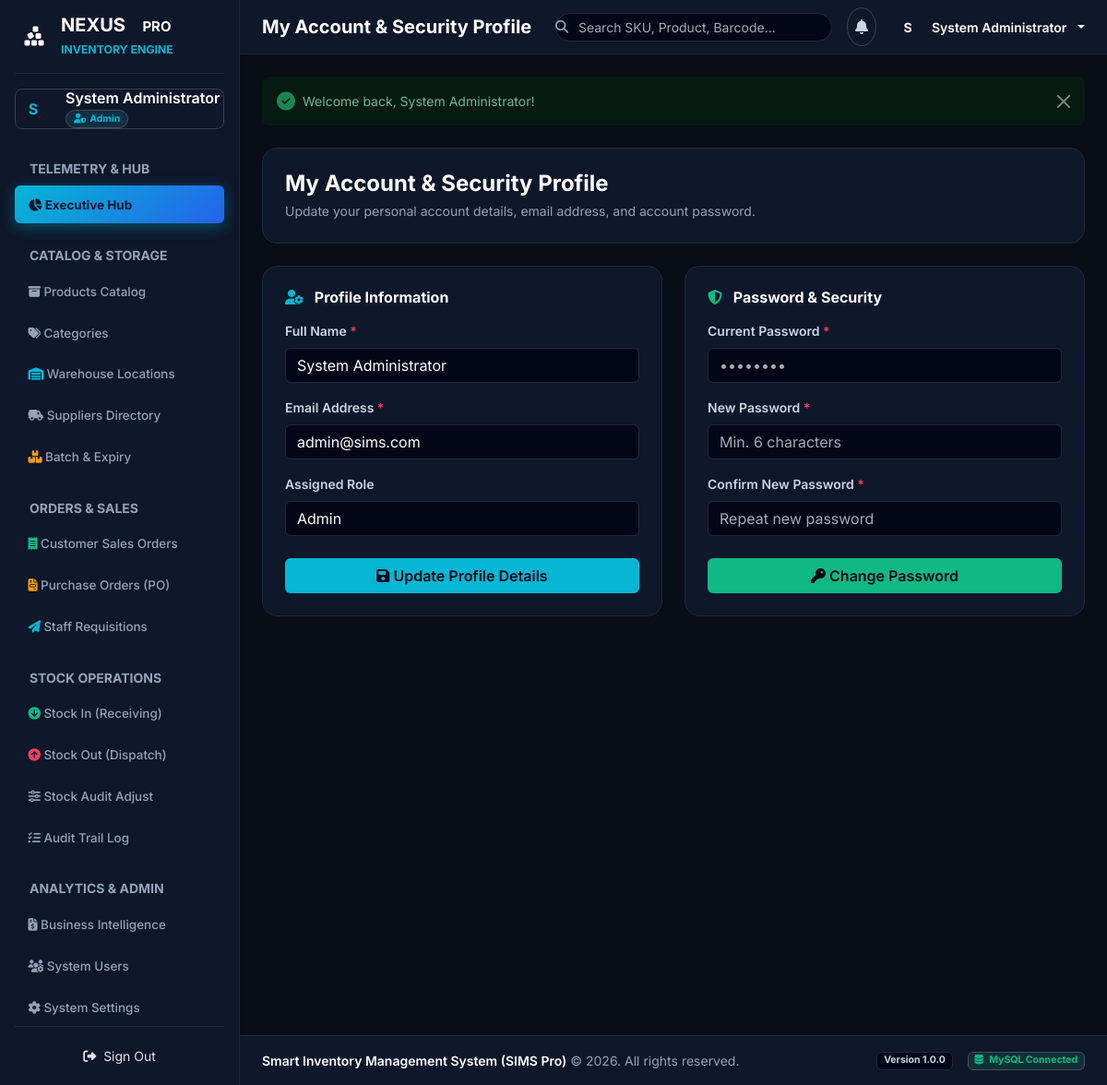
Screenshot of /profile (signed in) with the database file from the repository.
### tables this page shows
CREATE TABLE IF NOT EXISTS `users` (
    `user_id` INT AUTO_INCREMENT PRIMARY KEY,
    `name` VARCHAR(100) NOT NULL,
    `email` VARCHAR(100) NOT NULL UNIQUE,
    `password` VARCHAR(255) NOT NULL,
    `role_id` INT NOT NULL,
    `created_at` DATETIME DEFAULT CURRENT_TIMESTAMP,
    FOREIGN KEY (`role_id`) REFERENCES `roles`(`role_id`) ON DELETE RESTRICT ON UPDATE CASCADE
);

CREATE TABLE IF NOT EXISTS `roles` (
    `role_id` INT AUTO_INCREMENT PRIMARY KEY,
    `role_name` VARCHAR(50) NOT NULL UNIQUE
);

### app/Core/Controller.php (called while the page is built, shortened)
<?php
abstract class Controller {
    public function __construct() {
        $this->session = new Session();
    }
    protected function render(string $view, array $data = [], string $layout = 'header'): void {
        extract($data);
        $viewFile = APP_PATH . "/Views/{$view}.php";
        require APP_PATH . "/Views/layouts/header.php";
        require APP_PATH . "/Views/layouts/sidebar.php";
        require APP_PATH . "/Views/layouts/navbar.php";
        require $viewFile;
        require APP_PATH . "/Views/layouts/footer.php";
    }
}

### app/Controllers/ProfileController.php (called while the page is built, shortened)
<?php
class ProfileController extends Controller {
    private UserRepository $userRepository;
    public function __construct() {
        $this->userRepository = new UserRepository();
    }
    public function index(): void {
        $sessionUser = $this->session->get('user');
        $user = $this->userRepository->findById((int)$sessionUser['user_id']);
        $this->render('profile/index', [
            'pageTitle' => 'My Account & Security Profile',
            'activeNav' => 'dashboard',
            'user' => $user
        ]);
    }
}

### app/Core/Router.php (called while the page is built, shortened)
<?php
class Router {
    private array $routes = [];
    private function addRoute(string $method, string $path, array|callable $handler): void {
        $path = rtrim($path, '/') ?: '/';
        $this->routes[$method][$path] = $handler;
    }
    public function resolve(Request $request, Response $response): mixed {
        $method = $request->getMethod();
        $path = $request->getPath();
        $handler = $this->routes[$method][$path] ?? null;
        if (is_array($handler)) {
            [$controllerClass, $action] = $handler;
            $controller = new $controllerClass();
            return call_user_func([$controller, $action]);
        }
        return null;
    }
}

### public/index.php (called while the page is built, shortened)
<?php
spl_autoload_register(function ($class) {
    $prefix = 'App\\';
    $baseDir = APP_PATH . '/';
    $len = strlen($prefix);
    $relativeClass = substr($class, $len);
    $file = $baseDir . str_replace('\\', '/', $relativeClass) . '.php';
});
$request = new Request();
$response = new Response();
$router = new Router();
$router->get('/login', [AuthController::class, 'showLogin']);
$router->post('/login', [AuthController::class, 'login']);
$router->get('/register', [AuthController::class, 'showRegister']);
$router->post('/register', [AuthController::class, 'register']);
$router->get('/reset-password', [AuthController::class, 'showResetPassword']);
$router->post('/reset-password', [AuthController::class, 'resetPassword']);
$router->get('/logout', [AuthController::class, 'logout']);
$router->get('/', [DashboardController::class, 'index']);
$router->get('/dashboard', [DashboardController::class, 'index']);
$router->get('/profile', [ProfileController::class, 'index']);
$router->post('/profile/update', [ProfileController::class, 'update']);
$router->post('/profile/password', [ProfileController::class, 'changePassword']);
$router->get('/settings', [SettingController::class, 'index']);
$router->post('/settings/update', [SettingController::class, 'update']);
$router->get('/products', [ProductController::class, 'index']);
$router->get('/products/create', [ProductController::class, 'create']);
$router->post('/products/store', [ProductController::class, 'store']);
$router->get('/products/edit', [ProductController::class, 'edit']);
$router->post('/products/update', [ProductController::class, 'update']);
$router->get('/products/show', [ProductController::class, 'show']);
$router->post('/products/delete', [ProductController::class, 'delete']);
$router->get('/products/barcode', [ProductController::class, 'barcodeLabels']);
$router->get('/categories', [CategoryController::class, 'index']);
$router->post('/categories/store', [CategoryController::class, 'store']);
$router->post('/categories/update', [CategoryController::class, 'update']);
$router->post('/categories/delete', [CategoryController::class, 'delete']);
$router->get('/suppliers', [SupplierController::class, 'index']);
$router->post('/suppliers/store', [SupplierController::class, 'store']);
$router->post('/suppliers/update', [SupplierController::class, 'update']);
$router->get('/suppliers/show', [SupplierController::class, 'show']);
$router->post('/suppliers/delete', [SupplierController::class, 'delete']);
$router->get('/warehouses', [WarehouseController::class, 'index']);
$router->post('/warehouses/store', [WarehouseController::class, 'store']);
$router->post('/warehouses/update', [WarehouseController::class, 'update']);
$router->post('/warehouses/delete', [WarehouseController::class, 'delete']);
$router->get('/purchase-orders', [PurchaseOrderController::class, 'index']);
$router->get('/purchase-orders/create', [PurchaseOrderController::class, 'create']);
$router->post('/purchase-orders/store', [PurchaseOrderController::class, 'store']);
$router->get('/purchase-orders/show', [PurchaseOrderController::class, 'show']);
$router->get('/purchase-orders/print', [PurchaseOrderController::class, 'printPO']);
$router->post('/purchase-orders/receive', [PurchaseOrderController::class, 'markReceived']);
$router->get('/sales-orders', [SalesOrderController::class, 'index']);
$router->get('/sales-orders/create', [SalesOrderController::class, 'create']);
$router->post('/sales-orders/store', [SalesOrderController::class, 'store']);
$router->get('/sales-orders/show', [SalesOrderController::class, 'show']);
$router->get('/sales-orders/print', [SalesOrderController::class, 'printReceipt']);
$router->get('/batches', [BatchController::class, 'index']);
$router->post('/batches/store', [BatchController::class, 'store']);
$router->get('/stock-requests', [StockRequestController::class, 'index']);
$router->post('/stock-requests/store', [StockRequestController::class, 'store']);
$router->post('/stock-requests/approve', [StockRequestController::class, 'approve']);
$router->post('/stock-requests/reject', [StockRequestController::class, 'reject']);
$router->get('/inventory/stock-in', [InventoryController::class, 'showStockIn']);
$router->post('/inventory/stock-in', [InventoryController::class, 'processStockIn']);
$router->get('/inventory/stock-out', [InventoryController::class, 'showStockOut']);
$router->post('/inventory/stock-out', [InventoryController::class, 'processStockOut']);
$router->get('/inventory/adjust', [InventoryController::class, 'showAdjust']);
$router->post('/inventory/adjust', [InventoryController::class, 'processAdjust']);
$router->get('/movements', [MovementController::class, 'index']);
$router->get('/reports', [ReportController::class, 'index']);
$router->get('/reports/print', [ReportController::class, 'printReport']);
$router->get('/users', [UserController::class, 'index']);
$router->post('/users/store', [UserController::class, 'store']);
$router->post('/users/update', [UserController::class, 'update']);
$router->post('/users/delete', [UserController::class, 'delete']);
$router->get('/notifications/unread', [NotificationController::class, 'getUnread']);
$router->post('/notifications/mark-read', [NotificationController::class, 'markRead']);
$router->resolve($request, $response);

### config/database.php (called while the page is built)
<?php
return [
    'host' => '127.0.0.1',
    'port' => '3306',
    'dbname' => 'sims_db',
    'username' => 'root',
    'password' => '',
    'charset' => 'utf8mb4',
    'options' => [
        PDO::ATTR_ERRMODE => PDO::ERRMODE_EXCEPTION,
        PDO::ATTR_DEFAULT_FETCH_MODE => PDO::FETCH_ASSOC,
        PDO::ATTR_EMULATE_PREPARES => false,
    ]
];

### app/Core/Database.php (called while the page is built, shortened)
<?php
class Database {
    private static ?PDO $instance = null;
    public static function getInstance(): PDO {
        if (self::$instance === null) {
            $config = require ROOT_PATH . '/config/database.php';
            $dsn = "mysql:host={$config['host']};port={$config['port']};dbname={$config['dbname']};charset={$config['charset']}";
            try {
                self::$instance = new PDO($dsn, $config['username'], $config['password'], $config['options']);
            } catch (PDOException $e) {
                try {
                    $dsnNoDb = "mysql:host={$config['host']};port={$config['port']};charset={$config['charset']}";
                    $pdo = new PDO($dsnNoDb, $config['username'], $config['password'], $config['options']);
                    $pdo->exec("CREATE DATABASE IF NOT EXISTS `{$config['dbname']}` CHARACTER SET utf8mb4 COLLATE utf8mb4_unicode_ci");
                    self::$instance = new PDO($dsn, $config['username'], $config['password'], $config['options']);
                } catch (PDOException $e2) {
                    die("Database Connection Error: " . htmlspecialchars($e2->getMessage()));
                }
            }
        }
        return self::$instance;
    }
}

### app/Core/Session.php (called while the page is built, shortened)
<?php
class Session {
    public function __construct() {
        $flashMessages = $_SESSION[self::FLASH_KEY] ?? [];
    }
    public function get(string $key, mixed $default = null): mixed {
        return $_SESSION[$key] ?? $default;
    }
}

### app/Repositories/UserRepository.php (called while the page is built, shortened)
<?php
class UserRepository {
    private PDO $db;
    public function __construct() {
        $this->db = Database::getInstance();
    }
    public function findById(int $id): ?User {
        $stmt = $this->db->prepare("
            SELECT u.*, r.role_name
            FROM users u
            JOIN roles r ON u.role_id = r.role_id
            WHERE u.user_id = :id
            LIMIT 1
        ");
        $stmt->execute(['id' => $id]);
        $row = $stmt->fetch();
        return $row ? new User($row) : null;
    }
}

### app/Models/User.php (called while the page is built, shortened)
<?php
class User {
    public function __construct(array $data = []) {
        if (!empty($data)) {
            $this->name = $data['name'] ?? '';
            $this->email = $data['email'] ?? '';
            $this->role_name = $data['role_name'] ?? null;
        }
    }
}

### app/Views/profile/index.php (the view, shortened to what this page needs)
<div class="container-fluid px-0">
    <div class="d-flex align-items-center justify-content-between mb-4 bg-slate-900 p-4 rounded-4 border border-slate-800">
        <div>
            <h4 class="fw-bold text-white mb-1">My Account & Security Profile</h4>
            <p class="text-slate-400 fs-7 mb-0">Update your personal account details, email address, and account password.</p>
        </div>
    </div>
    <div class="row g-4">
        <div class="col-12 col-lg-6">
            <div class="card border-0 rounded-4 bg-slate-900 p-4 h-100">
                <h6 class="fw-bold text-white mb-3"><i class="fas fa-user-gear text-cyan me-2"></i> Profile Information</h6>
                <form action="/profile/update" method="POST">
                    <div class="mb-3">
                        <label for="name" class="form-label fw-semibold text-slate-300 fs-7">Full Name <span class="text-rose">*</span></label>
                        <input type="text" class="form-control bg-slate-950 text-white fs-7" id="name" name="name" value="<?= htmlspecialchars($user->name) ?>" required>
                    </div>
                    <div class="mb-3">
                        <label for="email" class="form-label fw-semibold text-slate-300 fs-7">Email Address <span class="text-rose">*</span></label>
                        <input type="email" class="form-control bg-slate-950 text-white fs-7" id="email" name="email" value="<?= htmlspecialchars($user->email) ?>" required>
                    </div>
                    <div class="mb-4">
                        <label class="form-label fw-semibold text-slate-300 fs-7">Assigned Role</label>
                        <input type="text" class="form-control bg-slate-950 text-slate-400 fs-7" value="<?= htmlspecialchars($user->role_name ?? 'User') ?>" readonly disabled>
                    </div>
                    <button type="submit" class="btn btn-cyan w-100"><i class="fas fa-save me-1.5"></i> Update Profile Details</button>
                </form>
            </div>
        </div>
        <div class="col-12 col-lg-6">
            <div class="card border-0 rounded-4 bg-slate-900 p-4 h-100">
                <h6 class="fw-bold text-white mb-3"><i class="fas fa-shield-halved text-emerald me-2"></i> Password & Security</h6>
                <form action="/profile/password" method="POST">
                    <div class="mb-3">
                        <label for="current_password" class="form-label fw-semibold text-slate-300 fs-7">Current Password <span class="text-rose">*</span></label>
                        <input type="password" class="form-control bg-slate-950 text-white fs-7" id="current_password" name="current_password" required placeholder="••••••••">
                    </div>
                    <div class="mb-3">
                        <label for="new_password" class="form-label fw-semibold text-slate-300 fs-7">New Password <span class="text-rose">*</span></label>
                        <input type="password" class="form-control bg-slate-950 text-white fs-7" id="new_password" name="new_password" required minlength="6" placeholder="Min. 6 characters">
                    </div>
                    <div class="mb-4">
                        <label for="confirm_password" class="form-label fw-semibold text-slate-300 fs-7">Confirm New Password <span class="text-rose">*</span></label>
                        <input type="password" class="form-control bg-slate-950 text-white fs-7" id="confirm_password" name="confirm_password" required minlength="6" placeholder="Repeat new password">
                    </div>
                    <button type="submit" class="btn btn-emerald w-100"><i class="fas fa-key me-1.5"></i> Change Password</button>
                </form>
            </div>
        </div>
    </div>
</div>

### public/assets/css/style.css (style rules this page uses)
:root { --font-primary: 'Inter', -apple-system, BlinkMacSystemFont, "Segoe UI", Roboto, sans-serif; --font-mono: 'JetBrains Mono', monospace; --bg-dark-app: #090d16; --bg-slate-950: #020617; --bg-slate-900: #0f172a; --bg-slate-800: #1e293b; --bg-slate-700: #334155; --text-main: #f8fafc; --text-muted: #94a3b8; --cyan: #06b6d4; --blue: #3b82f6; --emerald: #10b981; --amber: #f59e0b; --rose: #f43f5e; }
body.bg-dark-app { font-family: var(--font-primary); background-color: var(--bg-dark-app) !important; color: var(--text-main); font-size: 0.875rem; -webkit-font-smoothing: antialiased; }
.text-cyan { color: var(--cyan) !important; }
.text-emerald { color: var(--emerald) !important; }
.text-rose { color: var(--rose) !important; }
.text-slate-400 { color: #94a3b8 !important; }
.text-slate-300 { color: #cbd5e1 !important; }
.bg-slate-900 { background-color: var(--bg-slate-900) !important; }
.bg-slate-950 { background-color: var(--bg-slate-950) !important; }
.border-slate-800 { border-color: #1e293b !important; }
.btn-cyan { background-color: var(--cyan) !important; color: #020617 !important; font-weight: 600; }
.btn-emerald { background-color: var(--emerald) !important; color: #020617 !important; font-weight: 600; }
.card { background-color: var(--bg-slate-900) !important; border: 1px solid #1e293b !important; color: var(--text-main); }
.form-control, .form-select { background-color: var(--bg-slate-950) !important; border-color: #1e293b !important; color: #fff !important; }

### rows the page displays
users: name "System Administrator", email "admin@sims.com", role.role_name "Admin"

### other values shown
substr($userName, 0, 1) "S"
$userName "System Administrator"
$userRole "Admin"
$pageTitle "My Account & Security Profile"
substr($_SESSION['user']['name'] ?? 'U', 0, 1) "S"
$_SESSION['user']['name'] "System Administrator"
$flash['value'] "Welcome back, System Administrator!"
